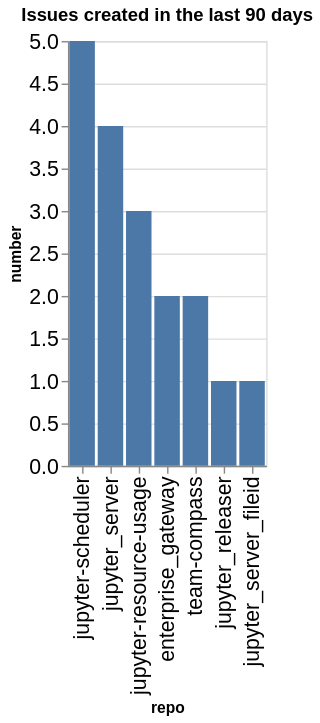

Notebook cell for this chart:
### Code cell
created_counts = created.groupby(['org', 'repo']).count()['number'].reset_index()
created_counts['org/repo'] = created_counts.apply(lambda a: a['org'] + '/' + a['repo'], axis=1)
sorted_vals = created_counts.sort_values(['org', 'number'], ascending=False)['repo'].values
alt.Chart(data=created_counts, title=f"Issues created in the last {n_days} days").mark_bar().encode(
    x=alt.X('repo', sort=alt.Sort(sorted_vals.tolist())),
    y='number',
)

### Figure 1 — Vega-Lite specification as saved in the notebook (floating-point values rounded to 4 significant figures)
{"config": {"axisLeft": {"labelFontSize": 15}, "axisBottom": {"labelFontSize": 15}}, "data": {"name": "data-d3f8bd220e83e862a3f2c8f72a900fbb"}, "mark": {"type": "bar"}, "encoding": {"x": {"field": "repo", "sort": ["jupyter-scheduler", "jupyter_server", "jupyter-resource-usage", "enterprise_gateway", "team-compass", "jupyter_releaser", "jupyter_server_fileid"], "type": "nominal"}, "y": {"field": "number", "type": "quantitative"}}, "title": "Issues created in the last 90 days", "$schema": "https://vega.github.io/schema/vega-lite/v5.20.1.json", "datasets": {"data-d3f8bd220e83e862a3f2c8f72a900fbb": [{"org": "jupyter-server", "repo": "enterprise_gateway", "number": 2, "org/repo": "jupyter-server/enterprise_gateway"}, {"org": "jupyter-server", "repo": "jupyter-resource-usage", "number": 3, "org/repo": "jupyter-server/jupyter-resource-usage"}, {"org": "jupyter-server", "repo": "jupyter-scheduler", "number": 5, "org/repo": "jupyter-server/jupyter-scheduler"}, {"org": "jupyter-server", "repo": "jupyter_releaser", "number": 1, "org/repo": "jupyter-server/jupyter_releaser"}, {"org": "jupyter-server", "repo": "jupyter_server", "number": 4, "org/repo": "jupyter-server/jupyter_server"}, {"org": "jupyter-server", "repo": "jupyter_server_fileid", "number": 1, "org/repo": "jupyter-server/jupyter_server_fileid"}, {"org": "jupyter-server", "repo": "team-compass", "number": 2, "org/repo": "jupyter-server/team-compass"}]}}
